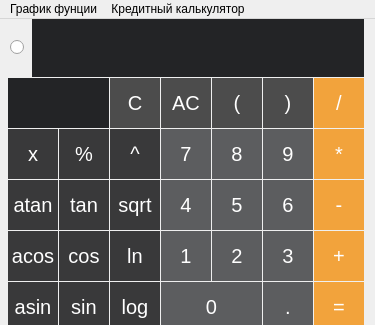
<?xml version="1.0" encoding="UTF-8"?>
<ui version="4.0">
 <class>MainWindow</class>
 <widget class="QMainWindow" name="MainWindow">
  <property name="geometry">
   <rect>
    <x>0</x>
    <y>0</y>
    <width>375</width>
    <height>325</height>
   </rect>
  </property>
  <property name="minimumSize">
   <size>
    <width>375</width>
    <height>325</height>
   </size>
  </property>
  <property name="maximumSize">
   <size>
    <width>375</width>
    <height>325</height>
   </size>
  </property>
  <property name="windowTitle">
   <string>Калькулятор</string>
  </property>
  <widget class="QWidget" name="centralwidget">
   <widget class="QPushButton" name="AC_pushButton">
    <property name="geometry">
     <rect>
      <x>161</x>
      <y>59</y>
      <width>50</width>
      <height>50</height>
     </rect>
    </property>
    <property name="font">
     <font>
      <pointsize>15</pointsize>
      <bold>false</bold>
     </font>
    </property>
    <property name="styleSheet">
     <string notr="true">QPushButton {
	color: rgb(255, 255, 255);
	background-color: rgb(76,76, 76);
	border: 2px black;
}

QPushButton:pressed {
    background-color: qlineargradient(x1: 0, y1: 0, x2: 0, y2: 1,
                                      stop: 0 #454444, stop: 1 #4c4c4c);
}</string>
    </property>
    <property name="text">
     <string>AC</string>
    </property>
   </widget>
   <widget class="QPushButton" name="division_pushButton">
    <property name="geometry">
     <rect>
      <x>314</x>
      <y>59</y>
      <width>50</width>
      <height>50</height>
     </rect>
    </property>
    <property name="font">
     <font>
      <pointsize>15</pointsize>
      <bold>false</bold>
     </font>
    </property>
    <property name="styleSheet">
     <string notr="true">QPushButton {
	color: rgb(255, 255, 255);
	background-color: rgb(242, 163, 60);
	border: 2px black;
}

QPushButton:pressed {
    background-color: qlineargradient(x1: 0, y1: 0, x2: 0, y2: 1,
                                      stop: 0 #FF7832, stop: 1 #FF9739);
}</string>
    </property>
    <property name="text">
     <string>/</string>
    </property>
   </widget>
   <widget class="QPushButton" name="close_bracket_pushButton">
    <property name="geometry">
     <rect>
      <x>263</x>
      <y>59</y>
      <width>50</width>
      <height>50</height>
     </rect>
    </property>
    <property name="font">
     <font>
      <pointsize>15</pointsize>
      <bold>false</bold>
     </font>
    </property>
    <property name="styleSheet">
     <string notr="true">QPushButton {
	color: rgb(255, 255, 255);
	background-color: rgb(76,76, 76);
	border: 2px black;
}

QPushButton:pressed {
    background-color: qlineargradient(x1: 0, y1: 0, x2: 0, y2: 1,
                                      stop: 0 #454444, stop: 1 #4c4c4c);
}</string>
    </property>
    <property name="text">
     <string>)</string>
    </property>
   </widget>
   <widget class="QPushButton" name="open_bracket_pushButton">
    <property name="geometry">
     <rect>
      <x>212</x>
      <y>59</y>
      <width>50</width>
      <height>50</height>
     </rect>
    </property>
    <property name="font">
     <font>
      <pointsize>15</pointsize>
      <bold>false</bold>
     </font>
    </property>
    <property name="styleSheet">
     <string notr="true">QPushButton {
	color: rgb(255, 255, 255);
	background-color: rgb(76,76, 76);
	border: 2px black;
}

QPushButton:pressed {
    background-color: qlineargradient(x1: 0, y1: 0, x2: 0, y2: 1,
                                      stop: 0 #454444, stop: 1 #4c4c4c);
}</string>
    </property>
    <property name="text">
     <string>(</string>
    </property>
   </widget>
   <widget class="QPushButton" name="nine_pushButton">
    <property name="geometry">
     <rect>
      <x>263</x>
      <y>110</y>
      <width>50</width>
      <height>50</height>
     </rect>
    </property>
    <property name="font">
     <font>
      <pointsize>15</pointsize>
      <bold>false</bold>
     </font>
    </property>
    <property name="styleSheet">
     <string notr="true">QPushButton{
	color: rgb(255, 255, 255);
	background-color: rgb(92, 93, 95);
	border: 2px black;
}

QPushButton:pressed {
    background-color: qlineargradient(x1: 0, y1: 0, x2: 0, y2: 1,
                                      stop: 0 #575759, stop: 1 #5c5d5f);
}</string>
    </property>
    <property name="text">
     <string>9</string>
    </property>
   </widget>
   <widget class="QPushButton" name="multi_pushButton">
    <property name="geometry">
     <rect>
      <x>314</x>
      <y>110</y>
      <width>50</width>
      <height>50</height>
     </rect>
    </property>
    <property name="font">
     <font>
      <pointsize>15</pointsize>
      <bold>false</bold>
     </font>
    </property>
    <property name="styleSheet">
     <string notr="true">QPushButton {
	color: rgb(255, 255, 255);
	background-color: rgb(242, 163, 60);
	border: 2px black;
}

QPushButton:pressed {
    background-color: qlineargradient(x1: 0, y1: 0, x2: 0, y2: 1,
                                      stop: 0 #FF7832, stop: 1 #FF9739);
}</string>
    </property>
    <property name="text">
     <string>*</string>
    </property>
   </widget>
   <widget class="QPushButton" name="sub_pushButton">
    <property name="geometry">
     <rect>
      <x>314</x>
      <y>161</y>
      <width>50</width>
      <height>50</height>
     </rect>
    </property>
    <property name="font">
     <font>
      <pointsize>15</pointsize>
      <bold>false</bold>
     </font>
    </property>
    <property name="styleSheet">
     <string notr="true">QPushButton {
	color: rgb(255, 255, 255);
	background-color: rgb(242, 163, 60);
	border: 2px black;
}

QPushButton:pressed {
    background-color: qlineargradient(x1: 0, y1: 0, x2: 0, y2: 1,
                                      stop: 0 #FF7832, stop: 1 #FF9739);
}</string>
    </property>
    <property name="text">
     <string>-</string>
    </property>
    <property name="iconSize">
     <size>
      <width>16</width>
      <height>16</height>
     </size>
    </property>
   </widget>
   <widget class="QPushButton" name="add_pushButton">
    <property name="geometry">
     <rect>
      <x>314</x>
      <y>212</y>
      <width>50</width>
      <height>50</height>
     </rect>
    </property>
    <property name="font">
     <font>
      <pointsize>15</pointsize>
      <bold>false</bold>
     </font>
    </property>
    <property name="styleSheet">
     <string notr="true">QPushButton {
	color: rgb(255, 255, 255);
	background-color: rgb(242, 163, 60);
	border: 2px black;
}

QPushButton:pressed {
    background-color: qlineargradient(x1: 0, y1: 0, x2: 0, y2: 1,
                                      stop: 0 #FF7832, stop: 1 #FF9739);
}</string>
    </property>
    <property name="text">
     <string>+</string>
    </property>
   </widget>
   <widget class="QPushButton" name="eight_pushButton">
    <property name="geometry">
     <rect>
      <x>212</x>
      <y>110</y>
      <width>50</width>
      <height>50</height>
     </rect>
    </property>
    <property name="font">
     <font>
      <pointsize>15</pointsize>
      <bold>false</bold>
     </font>
    </property>
    <property name="styleSheet">
     <string notr="true">QPushButton{
	color: rgb(255, 255, 255);
	background-color: rgb(92, 93, 95);
	border: 2px black;
}

QPushButton:pressed {
    background-color: qlineargradient(x1: 0, y1: 0, x2: 0, y2: 1,
                                      stop: 0 #575759, stop: 1 #5c5d5f);
}</string>
    </property>
    <property name="text">
     <string>8</string>
    </property>
   </widget>
   <widget class="QPushButton" name="seven_pushButton">
    <property name="geometry">
     <rect>
      <x>161</x>
      <y>110</y>
      <width>50</width>
      <height>50</height>
     </rect>
    </property>
    <property name="font">
     <font>
      <pointsize>15</pointsize>
      <bold>false</bold>
     </font>
    </property>
    <property name="styleSheet">
     <string notr="true">QPushButton{
	color: rgb(255, 255, 255);
	background-color: rgb(92, 93, 95);
	border: 2px black;
}

QPushButton:pressed {
    background-color: qlineargradient(x1: 0, y1: 0, x2: 0, y2: 1,
                                      stop: 0 #575759, stop: 1 #5c5d5f);
}</string>
    </property>
    <property name="text">
     <string>7</string>
    </property>
   </widget>
   <widget class="QPushButton" name="six_pushButton">
    <property name="geometry">
     <rect>
      <x>263</x>
      <y>161</y>
      <width>50</width>
      <height>50</height>
     </rect>
    </property>
    <property name="font">
     <font>
      <pointsize>15</pointsize>
      <bold>false</bold>
     </font>
    </property>
    <property name="styleSheet">
     <string notr="true">QPushButton{
	color: rgb(255, 255, 255);
	background-color: rgb(92, 93, 95);
	border: 2px black;
}

QPushButton:pressed {
    background-color: qlineargradient(x1: 0, y1: 0, x2: 0, y2: 1,
                                      stop: 0 #575759, stop: 1 #5c5d5f);
}</string>
    </property>
    <property name="text">
     <string>6</string>
    </property>
   </widget>
   <widget class="QPushButton" name="five_pushButton">
    <property name="geometry">
     <rect>
      <x>212</x>
      <y>161</y>
      <width>50</width>
      <height>50</height>
     </rect>
    </property>
    <property name="font">
     <font>
      <pointsize>15</pointsize>
      <bold>false</bold>
     </font>
    </property>
    <property name="styleSheet">
     <string notr="true">QPushButton{
	color: rgb(255, 255, 255);
	background-color: rgb(92, 93, 95);
	border: 2px black;
}

QPushButton:pressed {
    background-color: qlineargradient(x1: 0, y1: 0, x2: 0, y2: 1,
                                      stop: 0 #575759, stop: 1 #5c5d5f);
}</string>
    </property>
    <property name="text">
     <string>5</string>
    </property>
   </widget>
   <widget class="QPushButton" name="four_pushButton">
    <property name="geometry">
     <rect>
      <x>161</x>
      <y>161</y>
      <width>50</width>
      <height>50</height>
     </rect>
    </property>
    <property name="font">
     <font>
      <pointsize>15</pointsize>
      <bold>false</bold>
     </font>
    </property>
    <property name="styleSheet">
     <string notr="true">QPushButton{
	color: rgb(255, 255, 255);
	background-color: rgb(92, 93, 95);
	border: 2px black;
}

QPushButton:pressed {
    background-color: qlineargradient(x1: 0, y1: 0, x2: 0, y2: 1,
                                      stop: 0 #575759, stop: 1 #5c5d5f);
}</string>
    </property>
    <property name="text">
     <string>4</string>
    </property>
   </widget>
   <widget class="QPushButton" name="one_pushButton">
    <property name="geometry">
     <rect>
      <x>161</x>
      <y>212</y>
      <width>50</width>
      <height>50</height>
     </rect>
    </property>
    <property name="font">
     <font>
      <pointsize>15</pointsize>
      <bold>false</bold>
     </font>
    </property>
    <property name="styleSheet">
     <string notr="true">QPushButton{
	color: rgb(255, 255, 255);
	background-color: rgb(92, 93, 95);
	border: 2px black;
}

QPushButton:pressed {
    background-color: qlineargradient(x1: 0, y1: 0, x2: 0, y2: 1,
                                      stop: 0 #575759, stop: 1 #5c5d5f);
}</string>
    </property>
    <property name="text">
     <string>1</string>
    </property>
   </widget>
   <widget class="QPushButton" name="two_pushButton">
    <property name="geometry">
     <rect>
      <x>212</x>
      <y>212</y>
      <width>50</width>
      <height>50</height>
     </rect>
    </property>
    <property name="font">
     <font>
      <pointsize>15</pointsize>
      <bold>false</bold>
     </font>
    </property>
    <property name="styleSheet">
     <string notr="true">QPushButton{
	color: rgb(255, 255, 255);
	background-color: rgb(92, 93, 95);
	border: 2px black;
}

QPushButton:pressed {
    background-color: qlineargradient(x1: 0, y1: 0, x2: 0, y2: 1,
                                      stop: 0 #575759, stop: 1 #5c5d5f);
}</string>
    </property>
    <property name="text">
     <string>2</string>
    </property>
   </widget>
   <widget class="QPushButton" name="three_pushButton">
    <property name="geometry">
     <rect>
      <x>263</x>
      <y>212</y>
      <width>50</width>
      <height>50</height>
     </rect>
    </property>
    <property name="font">
     <font>
      <pointsize>15</pointsize>
      <bold>false</bold>
     </font>
    </property>
    <property name="styleSheet">
     <string notr="true">QPushButton{
	color: rgb(255, 255, 255);
	background-color: rgb(92, 93, 95);
	border: 2px black;
}

QPushButton:pressed {
    background-color: qlineargradient(x1: 0, y1: 0, x2: 0, y2: 1,
                                      stop: 0 #575759, stop: 1 #5c5d5f);
}</string>
    </property>
    <property name="text">
     <string>3</string>
    </property>
   </widget>
   <widget class="QPushButton" name="equals_pushButton">
    <property name="geometry">
     <rect>
      <x>314</x>
      <y>263</y>
      <width>50</width>
      <height>50</height>
     </rect>
    </property>
    <property name="font">
     <font>
      <pointsize>15</pointsize>
      <bold>false</bold>
     </font>
    </property>
    <property name="cursor">
     <cursorShape>ArrowCursor</cursorShape>
    </property>
    <property name="styleSheet">
     <string notr="true">QPushButton {
	color: rgb(255, 255, 255);
	background-color: rgb(242, 163, 60);
	border: 2px black;
}

QPushButton:pressed {
    background-color: qlineargradient(x1: 0, y1: 0, x2: 0, y2: 1,
                                      stop: 0 #FF7832, stop: 1 #FF9739);
}</string>
    </property>
    <property name="text">
     <string>=</string>
    </property>
   </widget>
   <widget class="QPushButton" name="point_pushButton">
    <property name="geometry">
     <rect>
      <x>263</x>
      <y>263</y>
      <width>50</width>
      <height>50</height>
     </rect>
    </property>
    <property name="font">
     <font>
      <pointsize>15</pointsize>
      <bold>false</bold>
     </font>
    </property>
    <property name="styleSheet">
     <string notr="true">QPushButton{
	color: rgb(255, 255, 255);
	background-color: rgb(92, 93, 95);
	border: 2px black;
}

QPushButton:pressed {
    background-color: qlineargradient(x1: 0, y1: 0, x2: 0, y2: 1,
                                      stop: 0 #575759, stop: 1 #5c5d5f);
}</string>
    </property>
    <property name="text">
     <string>.</string>
    </property>
   </widget>
   <widget class="QPushButton" name="zero_pushButton">
    <property name="geometry">
     <rect>
      <x>161</x>
      <y>263</y>
      <width>101</width>
      <height>50</height>
     </rect>
    </property>
    <property name="font">
     <font>
      <pointsize>15</pointsize>
      <bold>false</bold>
     </font>
    </property>
    <property name="styleSheet">
     <string notr="true">QPushButton{
	color: rgb(255, 255, 255);
	background-color: rgb(92, 93, 95);
	border: 2px black;
}

QPushButton:pressed {
    background-color: qlineargradient(x1: 0, y1: 0, x2: 0, y2: 1,
                                      stop: 0 #575759, stop: 1 #5c5d5f);
}</string>
    </property>
    <property name="text">
     <string>0</string>
    </property>
   </widget>
   <widget class="QPushButton" name="log_pushButton">
    <property name="geometry">
     <rect>
      <x>110</x>
      <y>263</y>
      <width>50</width>
      <height>50</height>
     </rect>
    </property>
    <property name="font">
     <font>
      <pointsize>15</pointsize>
      <bold>false</bold>
     </font>
    </property>
    <property name="styleSheet">
     <string notr="true">QPushButton {
	color: rgb(255, 255, 255);
	background-color: rgb(57, 57, 58);
	border: 2px black;
}

QPushButton:pressed {
    background-color: qlineargradient(x1: 0, y1: 0, x2: 0, y2: 1,
                                      stop: 0 #323233, stop: 1 #39393a);
}</string>
    </property>
    <property name="text">
     <string>log</string>
    </property>
   </widget>
   <widget class="QPushButton" name="sin_pushButton">
    <property name="geometry">
     <rect>
      <x>59</x>
      <y>263</y>
      <width>50</width>
      <height>50</height>
     </rect>
    </property>
    <property name="font">
     <font>
      <pointsize>15</pointsize>
      <bold>false</bold>
     </font>
    </property>
    <property name="styleSheet">
     <string notr="true">QPushButton {
	color: rgb(255, 255, 255);
	background-color: rgb(57, 57, 58);
	border: 2px black;
}

QPushButton:pressed {
    background-color: qlineargradient(x1: 0, y1: 0, x2: 0, y2: 1,
                                      stop: 0 #323233, stop: 1 #39393a);
}</string>
    </property>
    <property name="text">
     <string>sin</string>
    </property>
   </widget>
   <widget class="QPushButton" name="asin_pushButton">
    <property name="geometry">
     <rect>
      <x>8</x>
      <y>263</y>
      <width>50</width>
      <height>50</height>
     </rect>
    </property>
    <property name="font">
     <font>
      <pointsize>15</pointsize>
      <bold>false</bold>
     </font>
    </property>
    <property name="styleSheet">
     <string notr="true">QPushButton {
	color: rgb(255, 255, 255);
	background-color: rgb(57, 57, 58);
	border: 2px black;
}

QPushButton:pressed {
    background-color: qlineargradient(x1: 0, y1: 0, x2: 0, y2: 1,
                                      stop: 0 #323233, stop: 1 #39393a);
}</string>
    </property>
    <property name="text">
     <string>asin</string>
    </property>
   </widget>
   <widget class="QPushButton" name="ln_pushButton">
    <property name="geometry">
     <rect>
      <x>110</x>
      <y>212</y>
      <width>50</width>
      <height>50</height>
     </rect>
    </property>
    <property name="font">
     <font>
      <pointsize>15</pointsize>
      <bold>false</bold>
     </font>
    </property>
    <property name="styleSheet">
     <string notr="true">QPushButton {
	color: rgb(255, 255, 255);
	background-color: rgb(57, 57, 58);
	border: 2px black;
}

QPushButton:pressed {
    background-color: qlineargradient(x1: 0, y1: 0, x2: 0, y2: 1,
                                      stop: 0 #323233, stop: 1 #39393a);
}</string>
    </property>
    <property name="text">
     <string>ln</string>
    </property>
   </widget>
   <widget class="QPushButton" name="cos_pushButton">
    <property name="geometry">
     <rect>
      <x>59</x>
      <y>212</y>
      <width>50</width>
      <height>50</height>
     </rect>
    </property>
    <property name="font">
     <font>
      <pointsize>15</pointsize>
      <bold>false</bold>
     </font>
    </property>
    <property name="styleSheet">
     <string notr="true">QPushButton {
	color: rgb(255, 255, 255);
	background-color: rgb(57, 57, 58);
	border: 2px black;
}

QPushButton:pressed {
    background-color: qlineargradient(x1: 0, y1: 0, x2: 0, y2: 1,
                                      stop: 0 #323233, stop: 1 #39393a);
}</string>
    </property>
    <property name="text">
     <string>cos</string>
    </property>
   </widget>
   <widget class="QPushButton" name="acos_pushButton">
    <property name="geometry">
     <rect>
      <x>8</x>
      <y>212</y>
      <width>50</width>
      <height>50</height>
     </rect>
    </property>
    <property name="font">
     <font>
      <pointsize>15</pointsize>
      <bold>false</bold>
     </font>
    </property>
    <property name="styleSheet">
     <string notr="true">QPushButton {
	color: rgb(255, 255, 255);
	background-color: rgb(57, 57, 58);
	border: 2px black;
}

QPushButton:pressed {
    background-color: qlineargradient(x1: 0, y1: 0, x2: 0, y2: 1,
                                      stop: 0 #323233, stop: 1 #39393a);
}</string>
    </property>
    <property name="text">
     <string>acos</string>
    </property>
   </widget>
   <widget class="QPushButton" name="sqrt_pushButton">
    <property name="geometry">
     <rect>
      <x>110</x>
      <y>161</y>
      <width>50</width>
      <height>50</height>
     </rect>
    </property>
    <property name="font">
     <font>
      <pointsize>15</pointsize>
      <bold>false</bold>
     </font>
    </property>
    <property name="styleSheet">
     <string notr="true">QPushButton {
	color: rgb(255, 255, 255);
	background-color: rgb(57, 57, 58);
	border: 2px black;
}

QPushButton:pressed {
    background-color: qlineargradient(x1: 0, y1: 0, x2: 0, y2: 1,
                                      stop: 0 #323233, stop: 1 #39393a);
}</string>
    </property>
    <property name="text">
     <string>sqrt</string>
    </property>
   </widget>
   <widget class="QPushButton" name="tan_pushButton">
    <property name="geometry">
     <rect>
      <x>59</x>
      <y>161</y>
      <width>50</width>
      <height>50</height>
     </rect>
    </property>
    <property name="font">
     <font>
      <pointsize>15</pointsize>
      <bold>false</bold>
     </font>
    </property>
    <property name="styleSheet">
     <string notr="true">QPushButton {
	color: rgb(255, 255, 255);
	background-color: rgb(57, 57, 58);
	border: 2px black;
}

QPushButton:pressed {
    background-color: qlineargradient(x1: 0, y1: 0, x2: 0, y2: 1,
                                      stop: 0 #323233, stop: 1 #39393a);
}</string>
    </property>
    <property name="text">
     <string>tan</string>
    </property>
   </widget>
   <widget class="QPushButton" name="atan_pushButton">
    <property name="geometry">
     <rect>
      <x>8</x>
      <y>161</y>
      <width>50</width>
      <height>50</height>
     </rect>
    </property>
    <property name="font">
     <font>
      <pointsize>15</pointsize>
      <bold>false</bold>
     </font>
    </property>
    <property name="styleSheet">
     <string notr="true">QPushButton {
	color: rgb(255, 255, 255);
	background-color: rgb(57, 57, 58);
	border: 2px black;
}

QPushButton:pressed {
    background-color: qlineargradient(x1: 0, y1: 0, x2: 0, y2: 1,
                                      stop: 0 #323233, stop: 1 #39393a);
}</string>
    </property>
    <property name="text">
     <string>atan</string>
    </property>
   </widget>
   <widget class="QPushButton" name="degree_pushButton">
    <property name="geometry">
     <rect>
      <x>110</x>
      <y>110</y>
      <width>50</width>
      <height>50</height>
     </rect>
    </property>
    <property name="font">
     <font>
      <pointsize>15</pointsize>
      <bold>false</bold>
     </font>
    </property>
    <property name="styleSheet">
     <string notr="true">QPushButton {
	color: rgb(255, 255, 255);
	background-color: rgb(57, 57, 58);
	border: 2px black;
}

QPushButton:pressed {
    background-color: qlineargradient(x1: 0, y1: 0, x2: 0, y2: 1,
                                      stop: 0 #323233, stop: 1 #39393a);
}</string>
    </property>
    <property name="text">
     <string>^</string>
    </property>
   </widget>
   <widget class="QPushButton" name="mod_pushButton">
    <property name="geometry">
     <rect>
      <x>59</x>
      <y>110</y>
      <width>50</width>
      <height>50</height>
     </rect>
    </property>
    <property name="font">
     <font>
      <pointsize>15</pointsize>
      <bold>false</bold>
     </font>
    </property>
    <property name="styleSheet">
     <string notr="true">QPushButton {
	color: rgb(255, 255, 255);
	background-color: rgb(57, 57, 58);
	border: 2px black;
}

QPushButton:pressed {
    background-color: qlineargradient(x1: 0, y1: 0, x2: 0, y2: 1,
                                      stop: 0 #323233, stop: 1 #39393a);
}</string>
    </property>
    <property name="text">
     <string>%</string>
    </property>
   </widget>
   <widget class="QPushButton" name="x_pushButton">
    <property name="geometry">
     <rect>
      <x>8</x>
      <y>110</y>
      <width>50</width>
      <height>50</height>
     </rect>
    </property>
    <property name="font">
     <font>
      <pointsize>15</pointsize>
      <bold>false</bold>
     </font>
    </property>
    <property name="styleSheet">
     <string notr="true">QPushButton {
	color: rgb(255, 255, 255);
	background-color: rgb(57, 57, 58);
	border: 2px black;
}

QPushButton:pressed {
    background-color: qlineargradient(x1: 0, y1: 0, x2: 0, y2: 1,
                                      stop: 0 #323233, stop: 1 #39393a);
}</string>
    </property>
    <property name="text">
     <string>x</string>
    </property>
   </widget>
   <widget class="QLabel" name="label_x">
    <property name="geometry">
     <rect>
      <x>8</x>
      <y>59</y>
      <width>101</width>
      <height>50</height>
     </rect>
    </property>
    <property name="styleSheet">
     <string notr="true">background-color: rgb(35, 36, 38);</string>
    </property>
    <property name="text">
     <string/>
    </property>
    <property name="alignment">
     <set>Qt::AlignRight|Qt::AlignTrailing|Qt::AlignVCenter</set>
    </property>
   </widget>
   <widget class="QLabel" name="label_main">
    <property name="geometry">
     <rect>
      <x>32</x>
      <y>-3</y>
      <width>332</width>
      <height>61</height>
     </rect>
    </property>
    <property name="font">
     <font>
      <pointsize>15</pointsize>
     </font>
    </property>
    <property name="styleSheet">
     <string notr="true">QLabel {
	color: 'white';
	background-color: rgb(35, 36, 38);
}

</string>
    </property>
    <property name="text">
     <string/>
    </property>
    <property name="alignment">
     <set>Qt::AlignRight|Qt::AlignTrailing|Qt::AlignVCenter</set>
    </property>
    <property name="margin">
     <number>0</number>
    </property>
    <property name="indent">
     <number>-1</number>
    </property>
   </widget>
   <widget class="QPushButton" name="pushButton_c">
    <property name="geometry">
     <rect>
      <x>110</x>
      <y>59</y>
      <width>50</width>
      <height>50</height>
     </rect>
    </property>
    <property name="font">
     <font>
      <pointsize>15</pointsize>
      <bold>false</bold>
     </font>
    </property>
    <property name="styleSheet">
     <string notr="true">QPushButton {
	color: rgb(255, 255, 255);
	background-color: rgb(76,76, 76);
	border: 2px black;
}

QPushButton:pressed {
    background-color: qlineargradient(x1: 0, y1: 0, x2: 0, y2: 1,
                                      stop: 0 #454444, stop: 1 #4c4c4c);
}</string>
    </property>
    <property name="text">
     <string>C</string>
    </property>
   </widget>
   <widget class="QRadioButton" name="radioButton_x">
    <property name="geometry">
     <rect>
      <x>10</x>
      <y>20</y>
      <width>16</width>
      <height>16</height>
     </rect>
    </property>
    <property name="text">
     <string/>
    </property>
   </widget>
  </widget>
  <widget class="QMenuBar" name="menubar">
   <property name="geometry">
    <rect>
     <x>0</x>
     <y>0</y>
     <width>375</width>
     <height>24</height>
    </rect>
   </property>
   <widget class="QMenu" name="menu_func">
    <property name="title">
     <string>График фунции</string>
    </property>
    <addaction name="action"/>
   </widget>
   <widget class="QMenu" name="menu_credit">
    <property name="title">
     <string>Кредитный калькулятор</string>
    </property>
    <addaction name="action_2"/>
   </widget>
   <addaction name="menu_func"/>
   <addaction name="menu_credit"/>
  </widget>
  <action name="action">
   <property name="text">
    <string>Отобразить окно</string>
   </property>
  </action>
  <action name="action_2">
   <property name="text">
    <string>Отобразить окно</string>
   </property>
  </action>
 </widget>
 <resources/>
 <connections/>
</ui>
